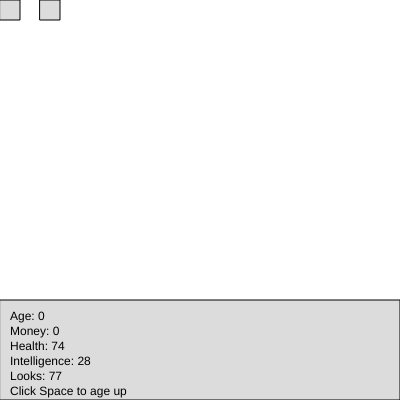
Frame 1 (no input)
Frame 60 (no input): identical to frame 1, image omitted
Frame 120 (the mouse pressed at the canvas centre since frame 60): identical to frame 1, image omitted

The p5.js sketch that drew this single still picture (run headless with seeded random() and noise() and a simulated clock; from frame 60 on, the mouse is pressed at the canvas centre):

// p5.js sketch
// ── sketch.js
let age;
let money;
let health;
let looks;
let intelligence;
let happiness;

function setup() {
  createCanvas(400, 400);
  age = 0;
  money = 0;
  health = int(random(10, 100));
  intelligence = int(random(10, 100));
  looks = int(random(10, 100));
}

function draw() {
  background(255);
  fill(220);
  rect(0,height-height/4,width,height/4);
  rect(0,0,20, 20);
  rect(40,0,20, 20);
  fill(0);
  text("Age: " + age, 10, height-height/5);
  text("Money: " + money, 10, (height-height/5)+15);
  text("Health: " + health, 10, (height-height/5)+30);
  text("Intelligence: " + intelligence, 10, (height-height/5)+45);
  text("Looks: " + looks, 10, (height-height/5)+60);
  text("Click Space to age up", 10, (height-height/5)+75);
}

function keyPressed() {
  if (key === ' ' || keyCode === 65) {
    age += 1;
    print(age);
  }
}
